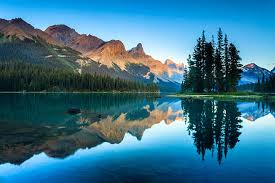
#> input picture 1.jpg, 275 x 183 px, found by its file name
$ python '(05)Flipp_image.py'
#> lines starting #> are read from the running program, lines starting #| are printed output that depends on the picture
# Image flipping ka matlab hai image ko mirror karna.
# OpenCV me `cv2.flip()` use hota hai:
#   flipCode = 0  → Vertical flip (upar-niche)
#   flipCode = 1  → Horizontal flip (left-right)
#   flipCode = -1 → Dono axes flip

import cv2
image = cv2.imread('1.jpg')
#> image is the input picture: shape (183, 275, 3); mean B, G, R 137.3, 112.9, 55.9

flipped_horizontal = cv2.flip(image , 0)
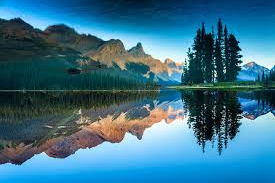
#> flipped_horizontal: shape (183, 275, 3); mean B, G, R 137.3, 112.9, 55.9
flipped_vertical = cv2.flip(image , 1)
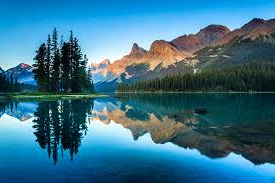
#> flipped_vertical: shape (183, 275, 3); mean B, G, R 137.3, 112.9, 55.9
flipped_both = cv2.flip(image , -1)
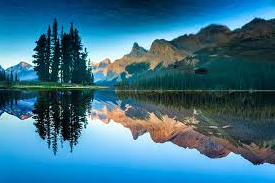
#> flipped_both: shape (183, 275, 3); mean B, G, R 137.3, 112.9, 55.9

cv2.imshow('flipped_horizontal' , flipped_horizontal)
cv2.imshow('flipped_vertical' , flipped_vertical)
cv2.imshow('flipped_both' , flipped_both)
cv2.waitKey(0)
cv2.destroyAllWindows()

$ run again, with 01.jpg copied over 1.jpg
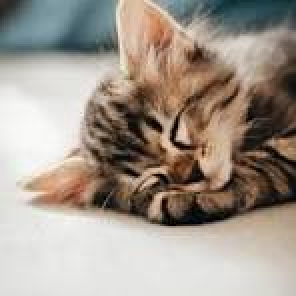
#> input picture 01.jpg, 148 x 148 px, found by its file name (shown 2 times larger)
#> image is the input picture: shape (148, 148, 3); mean B, G, R 141.2, 151.9, 162.6
#> `flipped_vertical = cv2.flip(image , 1)`:
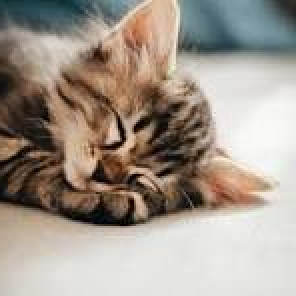
#> flipped_vertical: shape (148, 148, 3) (shown 2 times larger); mean B, G, R 141.2, 151.9, 162.6
#> `flipped_both = cv2.flip(image , -1)`:
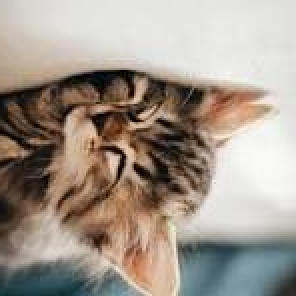
#> flipped_both: shape (148, 148, 3) (shown 2 times larger); mean B, G, R 141.2, 151.9, 162.6
